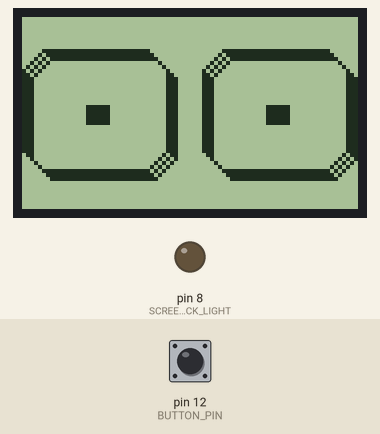
Simulated run of this sketch. Board: Arduino Uno, built with avr-gcc and run on an emulated ATmega328P. Parts: 84×48 one-colour display, output pins drawn as LEDs (lit = HIGH). The inputs (shaded band) are chosen by the test bench; at power-on: pin 12 (BUTTON_PIN) HIGH. Random numbers use the default seed unless the sketch sets one.

Above: at 1.2 s.
1.3 s: pin 12 (BUTTON_PIN) pulled LOW for 0.15 s
At 2.1 s:
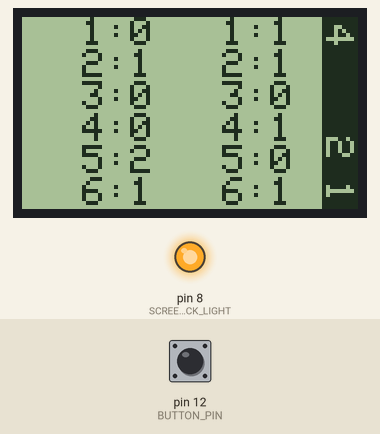
3.0 s: pin 12 (BUTTON_PIN) pulled LOW for 1 s
At 4.4 s:
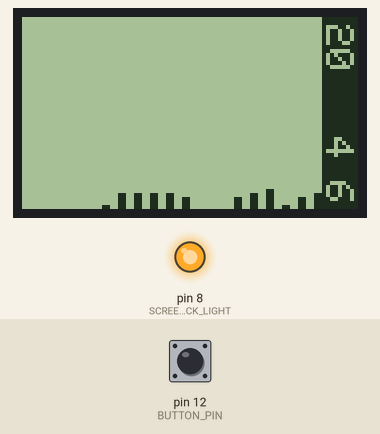
5.5 s: pin 12 (BUTTON_PIN) pulled LOW for 0.15 s
At 6.5 s:
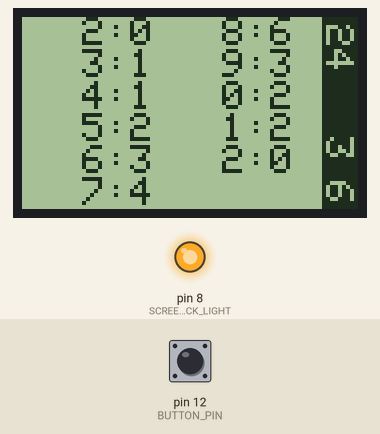
7.1 s: pin 12 (BUTTON_PIN) pulled LOW for 1 s
At 8.8 s:
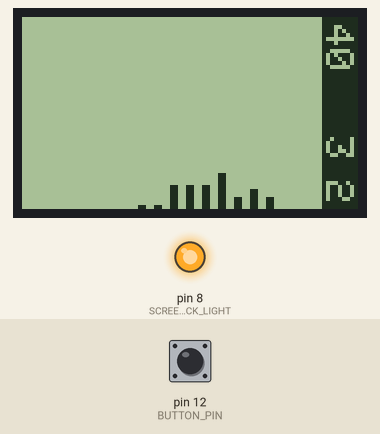
Timing chart, 0 to 10.3 s (numbered marks = the images above; inputs shaded):
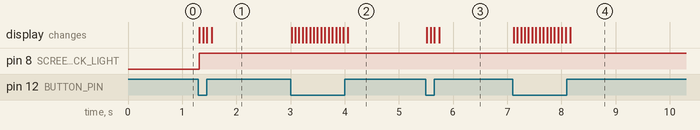

Measured:
- after the input at 1.3 s, pin 8 (SCREEN_BACK_LIGHT): LOW → HIGH at once; the display: first changes at once (image 1 shows a later state)
- after the input at 3.0 s, the display: first changes at once (image 2 shows a later state)
- after the input at 5.5 s, the display: first changes at once (image 3 shows a later state)
- after the input at 7.1 s, the display: first changes at once (image 4 shows a later state)

The sketch:

DiceMachineStat.ino
```cpp
#include <SPI.h>


//https://github.com/adafruit/Adafruit-GFX-Library
#include <Adafruit_GFX.h>
//https://github.com/adafruit/Adafruit-PCD8544-Nokia-5110-LCD-library
#include <Adafruit_PCD8544.h>


int8_t BUTTON_PIN = 12;

int8_t SCREEN_BACK_LIGHT = 8;

int8_t SCREEN_PIN_SCLK = 7;
int8_t SCREEN_PIN_DIN = 6;
int8_t SCREEN_PIN_DC = 5;
int8_t SCREEN_PIN_RST = 4;

Adafruit_PCD8544 display = Adafruit_PCD8544(SCREEN_PIN_SCLK, SCREEN_PIN_DIN, SCREEN_PIN_DC, SCREEN_PIN_RST);


// display: 84x48. non-square pixels (ratio ~1.2)
static const uint16_t SCREEN_WIDTH = 84;
static const uint16_t SCREEN_HEIGHT = 48;
static const uint16_t DICE_WIDTH = 36;
static const uint16_t DICE_HEIGHT = 30;
static const uint16_t DICE_CORNER = 5;
static const uint16_t DOT_WIDTH = 6;
static const uint16_t DOT_HEIGHT = 5;

static const uint16_t LIGHT_ON_milliseconds = 3000;


class Die {

private:
  uint8_t m_x;
  uint8_t m_y;
  uint8_t m_w;
  uint8_t m_h;
  uint8_t m_centerX;
  uint8_t m_centerY;

  uint8_t m_frame_x[8];
  uint8_t m_frame_y[8];

public:
  Die(uint8_t x, uint8_t y, uint8_t w, uint8_t h)
    : m_x(x), m_y(y), m_w(w), m_h(h), m_centerX(m_x+m_w/2), m_centerY(m_y+m_h/2)
  {
    m_frame_x[0] = x+DICE_CORNER;
    m_frame_y[0] = y;
    m_frame_x[1] = x+w-DICE_CORNER;
    m_frame_y[1] = y;
    m_frame_x[2] = x+w;
    m_frame_y[2] = y+DICE_CORNER;
    m_frame_x[3] = x+w;
    m_frame_y[3] = y+h-DICE_CORNER;
    m_frame_x[4] = x+w-DICE_CORNER;
    m_frame_y[4] = y+h;
    m_frame_x[5] = x+DICE_CORNER;
    m_frame_y[5] = y+h;
    m_frame_x[6] = x;
    m_frame_y[6] = y+h-DICE_CORNER;
    m_frame_x[7] = x;
    m_frame_y[7] = y+DICE_CORNER;
  }

  void draw(uint8_t number) {
    drawFrame();
    drawFace(number);
  }

private:

  void drawFrame() {
    for (uint8_t i=0; i<8; i++) {
      int8_t x1 = m_frame_x[i];
      int8_t y1 = m_frame_y[i];
      int8_t x2 = m_frame_x[(i+1)%8];
      int8_t y2 = m_frame_y[(i+1)%8];
      display.drawLine(x1-1, y1-1, x2-1, y2-1, BLACK);
      display.drawLine(x1, y1, x2, y2, BLACK);
      display.drawLine(x1+1, y1+1, x2+1, y2+1, BLACK);
    }
  }


  void drawFace(uint8_t number) {

    int8_t dW = m_w/2;
    int8_t dX_25 = dW - m_w / 4;
    int8_t dX_33 = dW - m_w / 3;

    int8_t dH = m_h/2;
    int8_t dY_25 = dH - m_h / 4;
    int8_t dY_33 = dH - m_h / 3;

    switch (number) {
      case 1:
        drawDot(0, 0);
        break;
      case 2:
        drawDot(-dX_33,  dY_33);
        drawDot( dX_33, -dY_33);
        break;
      case 3:
        drawDot(-dX_25,  dY_25);
        drawDot( 0,      0);
        drawDot( dX_25, -dY_25);
        break;
      case 4:
        drawDot(-dX_33, -dY_33);
        drawDot( dX_33, -dY_33);
        drawDot(-dX_33,  dY_33);
        drawDot( dX_33,  dY_33);
        break;
      case 5:
        drawDot(-dX_25, -dY_25);
        drawDot( dX_25, -dY_25);
        drawDot( 0,      0);
        drawDot(-dX_25,  dY_25);
        drawDot( dX_25,  dY_25);
        break;
      case 6:
        drawDot(-dX_33, -dY_25);
        drawDot( dX_33, -dY_25);
        drawDot(-dX_33,  0);
        drawDot( dX_33,  0);
        drawDot(-dX_33,  dY_25);
        drawDot( dX_33,  dY_25);
        break;
    }
  }


  void drawDot(int8_t dX, int8_t dY) {
    uint8_t displaceX = DOT_WIDTH/2;
    uint8_t displaceY = DOT_HEIGHT/2;

    display.fillRect(
      m_centerX + dX - displaceX,
      m_centerY + dY - displaceY,
      DOT_WIDTH,
      DOT_HEIGHT,
      BLACK);
  }


};


Die die_1(1, (SCREEN_HEIGHT-DICE_HEIGHT)/2, DICE_WIDTH, DICE_HEIGHT);
Die die_2(SCREEN_WIDTH - 2 - DICE_WIDTH, (SCREEN_HEIGHT-DICE_HEIGHT)/2, DICE_WIDTH, DICE_HEIGHT);
uint8_t die_1_last = 0;
uint8_t die_2_last = 0;


void initRandomSeed() {
  randomSeed(millis() + random());
}


void roll() {
  display.clearDisplay();
  die_1_last = random(6);
  die_2_last = random(6);
  die_1.draw(die_1_last + 1);
  die_2.draw(die_2_last + 1);
  display.display();
}


uint32_t backLightOnTimestamp = 0;


void backLightOn() {
  backLightOnTimestamp = millis();
  digitalWrite(SCREEN_BACK_LIGHT, HIGH);
}

void checkBackLighthStatus() {
  if (backLightOnTimestamp + LIGHT_ON_milliseconds < millis()) {
    digitalWrite(SCREEN_BACK_LIGHT, LOW);
  }
}


void setup() {
  pinMode(BUTTON_PIN, INPUT);
  pinMode(SCREEN_BACK_LIGHT, OUTPUT);
  digitalWrite(BUTTON_PIN, HIGH);
  display.begin();
  display.setContrast(100);

  digitalWrite(SCREEN_BACK_LIGHT, LOW);

  initRandomSeed();

  roll();
}


bool isPreviousButtonStatusPressed = false;


void loop() {
  bool isCurrentButtonStatusPressed = !digitalRead(BUTTON_PIN);

  if (isCurrentButtonStatusPressed) {
    if (!isPreviousButtonStatusPressed) {
      initRandomSeed();
    }
    roll();
    updateStat();
    backLightOn();
    delay(50);
  } else {
    if (isPreviousButtonStatusPressed) {
      roll(); // one last roll when button is released
      updateStat();
      displayStat();
    }
  }

  isPreviousButtonStatusPressed = isCurrentButtonStatusPressed;
  //checkBackLighthStatus();
}


uint16_t rollCount = 0;
uint16_t die1Stat[6] = {0,0,0,0,0,0};
uint16_t die2Stat[6] = {0,0,0,0,0,0};
uint16_t diceSum[11] = {0,0,0,0,0,0,0,0,0,0,0};
uint8_t mode = 0;

void updateStat() {
  rollCount++;
  die1Stat[die_1_last]++;
  die2Stat[die_2_last]++;
  diceSum[die_1_last + die_2_last]++;
}

void displayStat() {
  display.clearDisplay();

  display.setRotation(1);
  display.setTextColor(WHITE, BLACK);
  display.fillRect(0, 0, 48, 9, BLACK);
  display.setCursor(2, 1);
  display.print(rollCount);
  display.setCursor(30, 1);
  display.print(die_1_last+1);
  display.setCursor(41, 1);
  display.print(die_2_last+1);

  display.setRotation(0);
  display.setTextColor(BLACK, WHITE);

  if (mode == 0) {
    diceStat();
  } else if (mode == 1) {
    drawGraph(die1Stat, 6, 20);
    drawGraph(die2Stat, 6, 53);
  } else if (mode == 2) {
    sumStat();
  } else if (mode == 3) {
    drawGraph(diceSum, 11, 25);
  }

  mode++;
  if (mode>3) mode = 0;
  display.display();
}

void diceStat() {

  for (int i=0; i<6; i++) {
    display.setCursor(15, i*8);
    display.print(i+1);
    display.print(":");
    display.print(die1Stat[i]);

    display.setCursor(50, i*8);
    display.print(i+1);
    display.print(":");
    display.print(die2Stat[i]);
  }

}


void sumStat() {
  for (int i=0; i<11; i++) {
    display.setCursor(15+(i>5?35:0), (i%6)*8);
    display.print(((i+2)%10));
    display.print(":");
    display.print(diceSum[i]);
  }
}


const uint16_t s = 2;
const uint16_t maxH = 48;

void drawGraph(uint16_t data[], uint8_t cnt, uint8_t x) {
  uint16_t maxVal = 1;
  for (uint8_t i=0; i<cnt; i++) {
    if (data[i] > maxVal) maxVal = data[i];
  }

  for (uint8_t i=0; i<cnt; i++) {
    uint16_t w = maxVal < maxH ?
      data[i] :
      (((float)(data[i])) / ((float)maxVal)) * maxH;

    display.fillRect(x+i*(s+2), display.height() - w, s, w, BLACK);
  }
}
```
